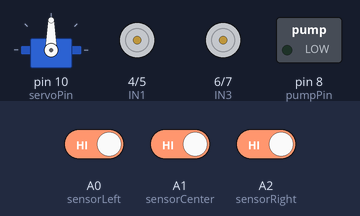
This sketch was run on a simulated Arduino Uno, built with avr-gcc and run on an emulated ATmega328P. Shown: servo, motor-driver pin pairs drawn as motors (green arrow = first pin HIGH = forward, orange = second pin HIGH = backward, longer = more drive), switched loads named in the sketch (green lamp = pin HIGH). Dashed ring = blinking. The inputs (shaded band) are chosen by the test bench; at power-on: A1 (sensorCenter) HIGH, A0 (sensorLeft) HIGH, A2 (sensorRight) HIGH.

Above: at 1.2 s.
1.3 s: A1 (sensorCenter) driven LOW
At 1.95 s:
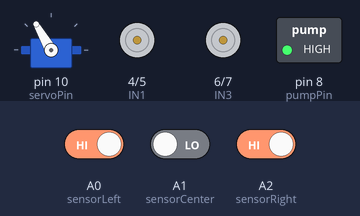
4.3 s: A1 (sensorCenter) driven HIGH
At 4.46 s:
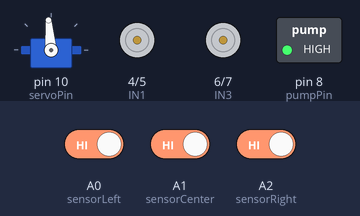
7.3 s: A0 (sensorLeft) driven LOW
At 7.6 s:
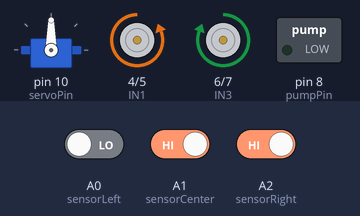
8.8 s: A0 (sensorLeft) driven HIGH
At 10.0 s:
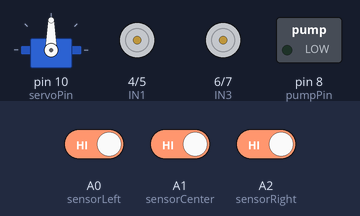
10.3 s: A2 (sensorRight) driven LOW
At 11.1 s:
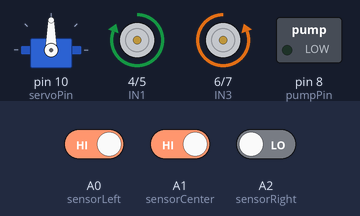
Timing chart, 0 to 12.8 s (numbered marks = the images above; inputs shaded):
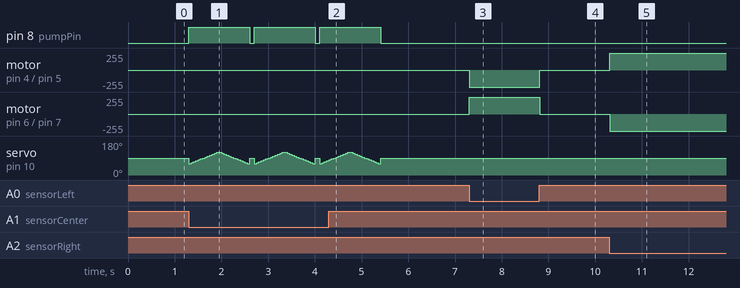

Measured:
- after the input at 4.3 s, pin 8 (pumpPin): goes on until 5.4 s, then stays LOW; servo on pin 10 (servoPin): goes on until 5.4 s, then stays 90°
- after the input at 7.3 s, motor on pin 4 (IN1) / pin 5 (IN2): stopped → backward 255/255 at once; motor on pin 6 (IN3) / pin 7 (IN4): stopped → forward 255/255 at once
- after the input at 8.8 s, motor on pin 4 (IN1) / pin 5 (IN2): backward 255/255 → stopped at once; motor on pin 6 (IN3) / pin 7 (IN4): forward 255/255 → stopped at once
- after the input at 10.3 s, motor on pin 4 (IN1) / pin 5 (IN2): stopped → forward 255/255 at once; motor on pin 6 (IN3) / pin 7 (IN4): stopped → backward 255/255 at once

The sketch:

fire_fighter.ino
```cpp
#include <Servo.h>

// --- Pin Definitions ---
// L298N Motor Driver
const int IN1 = 4;
const int IN2 = 5;
const int IN3 = 6;
const int IN4 = 7;

// IR Flame Sensors
const int sensorLeft = A0;
const int sensorCenter = A1;
const int sensorRight = A2;

// Actuators
const int pumpPin = 8;
const int servoPin = 10;

Servo nozzleServo;

// Most standard LM393 flame sensors output LOW when a fire is detected.
// Change this to HIGH if your specific sensors work inversely.
const int FIRE_DETECTED = LOW;

void setup() {
  // Motor Setup
  pinMode(IN1, OUTPUT);
  pinMode(IN2, OUTPUT);
  pinMode(IN3, OUTPUT);
  pinMode(IN4, OUTPUT);

  // Actuator Setup
  pinMode(pumpPin, OUTPUT);
  digitalWrite(pumpPin, LOW); // Ensure pump is off initially

  nozzleServo.attach(servoPin);
  nozzleServo.write(90); // Center the nozzle

  // Sensor Setup
  pinMode(sensorLeft, INPUT);
  pinMode(sensorCenter, INPUT);
  pinMode(sensorRight, INPUT);

  Serial.begin(9600);
}

void loop() {
  // Read sensor states
  int leftFire = digitalRead(sensorLeft);
  int centerFire = digitalRead(sensorCenter);
  int rightFire = digitalRead(sensorRight);

  // Decision Logic
  if (centerFire == FIRE_DETECTED) {
    stopMotors();
    extinguishFire();
  }
  else if (leftFire == FIRE_DETECTED) {
    turnLeft();
  }
  else if (rightFire == FIRE_DETECTED) {
    turnRight();
  }
  else {
    // Stop the robot if no fire is detected (or replace with moveForward() to roam)
    stopMotors();
  }

  delay(100);
}

// --- Movement Functions ---

void moveForward() {
  digitalWrite(IN1, HIGH);
  digitalWrite(IN2, LOW);
  digitalWrite(IN3, HIGH);
  digitalWrite(IN4, LOW);
}

void turnLeft() {
  digitalWrite(IN1, LOW);
  digitalWrite(IN2, HIGH);
  digitalWrite(IN3, HIGH);
  digitalWrite(IN4, LOW);
}

void turnRight() {
  digitalWrite(IN1, HIGH);
  digitalWrite(IN2, LOW);
  digitalWrite(IN3, LOW);
  digitalWrite(IN4, HIGH);
}

void stopMotors() {
  digitalWrite(IN1, LOW);
  digitalWrite(IN2, LOW);
  digitalWrite(IN3, LOW);
  digitalWrite(IN4, LOW);
}

// --- Firefighting Function ---

void extinguishFire() {
  digitalWrite(pumpPin, HIGH); // Turn on water pump

  // Sweep servo left and right
  for (int angle = 60; angle <= 120; angle += 5) {
    nozzleServo.write(angle);
    delay(50);
  }
  for (int angle = 120; angle >= 60; angle -= 5) {
    nozzleServo.write(angle);
    delay(50);
  }

  nozzleServo.write(90); // Return to center
  digitalWrite(pumpPin, LOW); // Turn off water pump
}
```
